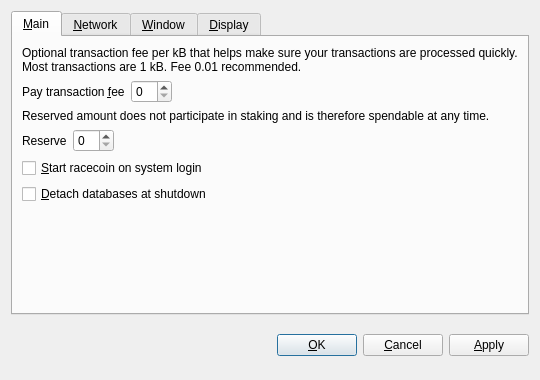
<?xml version="1.0" encoding="UTF-8"?>
<ui version="4.0">
 <class>OptionsDialog</class>
 <widget class="QDialog" name="OptionsDialog">
  <property name="geometry">
   <rect>
    <x>0</x>
    <y>0</y>
    <width>540</width>
    <height>380</height>
   </rect>
  </property>
  <property name="windowTitle">
   <string>Options</string>
  </property>
  <property name="modal">
   <bool>true</bool>
  </property>
  <layout class="QVBoxLayout" name="verticalLayout">
   <item>
    <widget class="QTabWidget" name="tabWidget">
     <property name="tabPosition">
      <enum>QTabWidget::North</enum>
     </property>
     <property name="currentIndex">
      <number>0</number>
     </property>
     <widget class="QWidget" name="tabMain">
      <attribute name="title">
       <string>&amp;Main</string>
      </attribute>
      <layout class="QVBoxLayout" name="verticalLayout_Main">
       <item>
        <widget class="QLabel" name="transactionFeeInfoLabel">
         <property name="text">
          <string>Optional transaction fee per kB that helps make sure your transactions are processed quickly. Most transactions are 1 kB. Fee 0.01 recommended.</string>
         </property>
         <property name="textFormat">
          <enum>Qt::PlainText</enum>
         </property>
         <property name="wordWrap">
          <bool>true</bool>
         </property>
        </widget>
       </item>
       <item>
        <layout class="QHBoxLayout" name="horizontalLayoutFee">
         <item>
          <widget class="QLabel" name="transactionFeeLabel">
           <property name="text">
            <string>Pay transaction &amp;fee</string>
           </property>
           <property name="textFormat">
            <enum>Qt::PlainText</enum>
           </property>
           <property name="buddy">
            <cstring>transactionFee</cstring>
           </property>
          </widget>
         </item>
         <item>
          <widget class="BitcoinAmountField" name="transactionFee"/>
         </item>
         <item>
          <spacer name="horizontalSpacerFee">
           <property name="orientation">
            <enum>Qt::Horizontal</enum>
           </property>
           <property name="sizeHint" stdset="0">
            <size>
             <width>40</width>
             <height>20</height>
            </size>
           </property>
          </spacer>
         </item>
        </layout>
       </item>
       <item>
        <widget class="QLabel" name="reserveBalanceInfoLabel">
         <property name="text">
          <string>Reserved amount does not participate in staking and is therefore spendable at any time.</string>
         </property>
         <property name="textFormat">
          <enum>Qt::PlainText</enum>
         </property>
         <property name="wordWrap">
          <bool>true</bool>
         </property>
        </widget>
       </item>
       <item>
        <layout class="QHBoxLayout" name="horizontalLayoutReserveBalance">
         <item>
          <widget class="QLabel" name="reserveBalanceLabel">
           <property name="text">
            <string>Reserve</string>
           </property>
           <property name="textFormat">
            <enum>Qt::PlainText</enum>
           </property>
           <property name="buddy">
            <cstring>reserveBalance</cstring>
           </property>
          </widget>
         </item>
         <item>
          <widget class="BitcoinAmountField" name="reserveBalance"/>
         </item>
         <item>
          <spacer name="horizontalSpacerReserveBalance">
           <property name="orientation">
            <enum>Qt::Horizontal</enum>
           </property>
           <property name="sizeHint" stdset="0">
            <size>
             <width>40</width>
             <height>20</height>
            </size>
           </property>
          </spacer>
         </item>
        </layout>
       </item>
       <item>
        <widget class="QCheckBox" name="bitcoinAtStartup">
         <property name="toolTip">
          <string>Automatically start racecoin after logging in to the system.</string>
         </property>
         <property name="text">
          <string>&amp;Start racecoin on system login</string>
         </property>
        </widget>
       </item>
       <item>
        <widget class="QCheckBox" name="detachDatabases">
         <property name="toolTip">
          <string>Detach block and address databases at shutdown. This means they can be moved to another data directory, but it slows down shutdown. The wallet is always detached.</string>
         </property>
         <property name="text">
          <string>&amp;Detach databases at shutdown</string>
         </property>
        </widget>
       </item>
       <item>
        <spacer name="verticalSpacer_Main">
         <property name="orientation">
          <enum>Qt::Vertical</enum>
         </property>
         <property name="sizeHint" stdset="0">
          <size>
           <width>20</width>
           <height>40</height>
          </size>
         </property>
        </spacer>
       </item>
      </layout>
     </widget>
     <widget class="QWidget" name="tabNetwork">
      <attribute name="title">
       <string>&amp;Network</string>
      </attribute>
      <layout class="QVBoxLayout" name="verticalLayout_Network">
       <item>
        <widget class="QCheckBox" name="mapPortUpnp">
         <property name="toolTip">
          <string>Automatically open the racecoin client port on the router. This only works when your router supports UPnP and it is enabled.</string>
         </property>
         <property name="text">
          <string>Map port using &amp;UPnP</string>
         </property>
        </widget>
       </item>
       <item>
        <widget class="QCheckBox" name="connectSocks">
         <property name="toolTip">
          <string>Connect to the racecoin network through a SOCKS proxy (e.g. when connecting through Tor).</string>
         </property>
         <property name="text">
          <string>&amp;Connect through SOCKS proxy:</string>
         </property>
        </widget>
       </item>
       <item>
        <layout class="QHBoxLayout" name="horizontalLayout_Network">
         <item>
          <widget class="QLabel" name="proxyIpLabel">
           <property name="text">
            <string>Proxy &amp;IP:</string>
           </property>
           <property name="textFormat">
            <enum>Qt::PlainText</enum>
           </property>
           <property name="buddy">
            <cstring>proxyIp</cstring>
           </property>
          </widget>
         </item>
         <item>
          <widget class="QValidatedLineEdit" name="proxyIp">
           <property name="maximumSize">
            <size>
             <width>140</width>
             <height>16777215</height>
            </size>
           </property>
           <property name="toolTip">
            <string>IP address of the proxy (e.g. 127.0.0.1)</string>
           </property>
          </widget>
         </item>
         <item>
          <widget class="QLabel" name="proxyPortLabel">
           <property name="text">
            <string>&amp;Port:</string>
           </property>
           <property name="textFormat">
            <enum>Qt::PlainText</enum>
           </property>
           <property name="buddy">
            <cstring>proxyPort</cstring>
           </property>
          </widget>
         </item>
         <item>
          <widget class="QLineEdit" name="proxyPort">
           <property name="maximumSize">
            <size>
             <width>55</width>
             <height>16777215</height>
            </size>
           </property>
           <property name="toolTip">
            <string>Port of the proxy (e.g. 9050)</string>
           </property>
          </widget>
         </item>
         <item>
          <widget class="QLabel" name="socksVersionLabel">
           <property name="text">
            <string>SOCKS &amp;Version:</string>
           </property>
           <property name="textFormat">
            <enum>Qt::PlainText</enum>
           </property>
           <property name="buddy">
            <cstring>socksVersion</cstring>
           </property>
          </widget>
         </item>
         <item>
          <widget class="QValueComboBox" name="socksVersion">
           <property name="toolTip">
            <string>SOCKS version of the proxy (e.g. 5)</string>
           </property>
          </widget>
         </item>
         <item>
          <spacer name="horizontalSpacer_Network">
           <property name="orientation">
            <enum>Qt::Horizontal</enum>
           </property>
           <property name="sizeHint" stdset="0">
            <size>
             <width>40</width>
             <height>20</height>
            </size>
           </property>
          </spacer>
         </item>
        </layout>
       </item>
       <item>
        <spacer name="verticalSpacer_Network">
         <property name="orientation">
          <enum>Qt::Vertical</enum>
         </property>
         <property name="sizeHint" stdset="0">
          <size>
           <width>20</width>
           <height>40</height>
          </size>
         </property>
        </spacer>
       </item>
      </layout>
     </widget>
     <widget class="QWidget" name="tabWindow">
      <attribute name="title">
       <string>&amp;Window</string>
      </attribute>
      <layout class="QVBoxLayout" name="verticalLayout_Window">
       <item>
        <widget class="QCheckBox" name="minimizeToTray">
         <property name="toolTip">
          <string>Show only a tray icon after minimizing the window.</string>
         </property>
         <property name="text">
          <string>&amp;Minimize to the tray instead of the taskbar</string>
         </property>
        </widget>
       </item>
       <item>
        <widget class="QCheckBox" name="minimizeOnClose">
         <property name="toolTip">
          <string>Minimize instead of exit the application when the window is closed. When this option is enabled, the application will be closed only after selecting Quit in the menu.</string>
         </property>
         <property name="text">
          <string>M&amp;inimize on close</string>
         </property>
        </widget>
       </item>
       <item>
        <spacer name="verticalSpacer_Window">
         <property name="orientation">
          <enum>Qt::Vertical</enum>
         </property>
         <property name="sizeHint" stdset="0">
          <size>
           <width>20</width>
           <height>40</height>
          </size>
         </property>
        </spacer>
       </item>
      </layout>
     </widget>
     <widget class="QWidget" name="tabDisplay">
      <attribute name="title">
       <string>&amp;Display</string>
      </attribute>
      <layout class="QVBoxLayout" name="verticalLayout_Display">
       <item>
        <layout class="QHBoxLayout" name="horizontalLayout_1_Display">
         <item>
          <widget class="QLabel" name="langLabel">
           <property name="text">
            <string>User Interface &amp;language:</string>
           </property>
           <property name="textFormat">
            <enum>Qt::PlainText</enum>
           </property>
           <property name="buddy">
            <cstring>lang</cstring>
           </property>
          </widget>
         </item>
         <item>
          <widget class="QValueComboBox" name="lang">
           <property name="toolTip">
            <string>The user interface language can be set here. This setting will take effect after restarting racecoin.</string>
           </property>
          </widget>
         </item>
        </layout>
       </item>
       <item>
        <layout class="QHBoxLayout" name="horizontalLayout_2_Display">
         <item>
          <widget class="QLabel" name="unitLabel">
           <property name="text">
            <string>&amp;Unit to show amounts in:</string>
           </property>
           <property name="textFormat">
            <enum>Qt::PlainText</enum>
           </property>
           <property name="buddy">
            <cstring>unit</cstring>
           </property>
          </widget>
         </item>
         <item>
          <widget class="QValueComboBox" name="unit">
           <property name="toolTip">
            <string>Choose the default subdivision unit to show in the interface and when sending coins.</string>
           </property>
          </widget>
         </item>
        </layout>
       </item>
       <item>
        <widget class="QCheckBox" name="displayAddresses">
         <property name="toolTip">
          <string>Whether to show racecoin addresses in the transaction list or not.</string>
         </property>
         <property name="text">
          <string>&amp;Display addresses in transaction list</string>
         </property>
        </widget>
       </item>
       <item>
        <widget class="QCheckBox" name="coinControlFeatures">
         <property name="toolTip">
          <string>Whether to show coin control features or not.</string>
         </property>
         <property name="text">
          <string>Display coin &amp;control features (experts only!)</string>
         </property>
        </widget>
       </item>
       <item>
        <spacer name="verticalSpacer_Display">
         <property name="orientation">
          <enum>Qt::Vertical</enum>
         </property>
         <property name="sizeHint" stdset="0">
          <size>
           <width>20</width>
           <height>40</height>
          </size>
         </property>
        </spacer>
       </item>
      </layout>
     </widget>
    </widget>
   </item>
   <item>
    <layout class="QHBoxLayout" name="horizontalLayout_Buttons">
     <item>
      <spacer name="horizontalSpacer_1">
       <property name="orientation">
        <enum>Qt::Horizontal</enum>
       </property>
       <property name="sizeHint" stdset="0">
        <size>
         <width>40</width>
         <height>48</height>
        </size>
       </property>
      </spacer>
     </item>
     <item>
      <widget class="QLabel" name="statusLabel">
       <property name="font">
        <font>
         <weight>75</weight>
         <bold>true</bold>
        </font>
       </property>
       <property name="text">
        <string/>
       </property>
       <property name="textFormat">
        <enum>Qt::PlainText</enum>
       </property>
       <property name="wordWrap">
        <bool>true</bool>
       </property>
      </widget>
     </item>
     <item>
      <spacer name="horizontalSpacer_2">
       <property name="orientation">
        <enum>Qt::Horizontal</enum>
       </property>
       <property name="sizeHint" stdset="0">
        <size>
         <width>40</width>
         <height>48</height>
        </size>
       </property>
      </spacer>
     </item>
     <item>
      <widget class="QPushButton" name="okButton">
       <property name="text">
        <string>&amp;OK</string>
       </property>
      </widget>
     </item>
     <item>
      <widget class="QPushButton" name="cancelButton">
       <property name="text">
        <string>&amp;Cancel</string>
       </property>
       <property name="autoDefault">
        <bool>false</bool>
       </property>
      </widget>
     </item>
     <item>
      <widget class="QPushButton" name="applyButton">
       <property name="text">
        <string>&amp;Apply</string>
       </property>
       <property name="autoDefault">
        <bool>false</bool>
       </property>
      </widget>
     </item>
    </layout>
   </item>
  </layout>
 </widget>
 <customwidgets>
  <customwidget>
   <class>BitcoinAmountField</class>
   <extends>QSpinBox</extends>
   <header>bitcoinamountfield.h</header>
  </customwidget>
  <customwidget>
   <class>QValueComboBox</class>
   <extends>QComboBox</extends>
   <header>qvaluecombobox.h</header>
  </customwidget>
  <customwidget>
   <class>QValidatedLineEdit</class>
   <extends>QLineEdit</extends>
   <header>qvalidatedlineedit.h</header>
  </customwidget>
 </customwidgets>
 <resources/>
 <connections/>
</ui>
